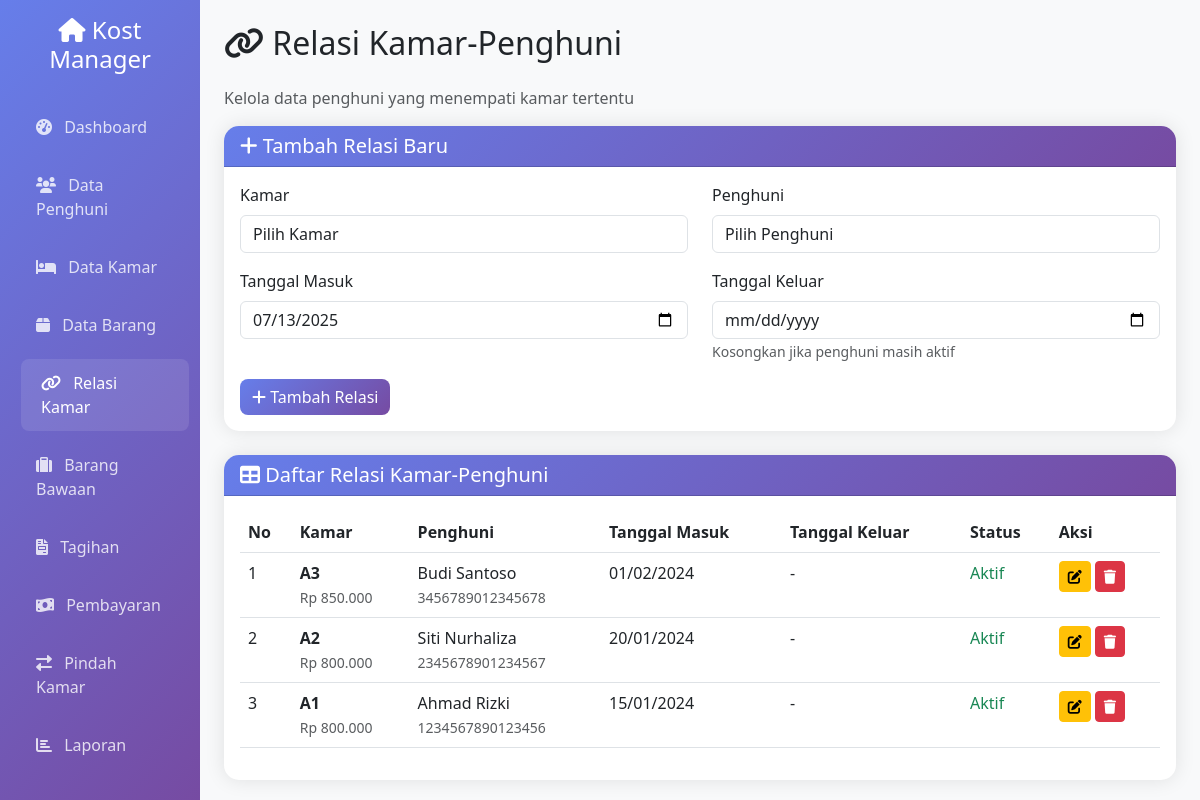
Page /relasi_kamar.php on the committed database.
### tables this page shows
CREATE TABLE IF NOT EXISTS tb_kmr_penghuni (
    id INT AUTO_INCREMENT PRIMARY KEY,
    id_kamar INT NOT NULL,
    id_penghuni INT NOT NULL,
    tgl_masuk DATE NOT NULL,
    tgl_keluar DATE NULL,
    created_at TIMESTAMP DEFAULT CURRENT_TIMESTAMP,
    updated_at TIMESTAMP DEFAULT CURRENT_TIMESTAMP ON UPDATE CURRENT_TIMESTAMP,
    FOREIGN KEY (id_kamar) REFERENCES tb_kamar(id) ON DELETE CASCADE,
    FOREIGN KEY (id_penghuni) REFERENCES tb_penghuni(id) ON DELETE CASCADE
);

CREATE TABLE IF NOT EXISTS tb_kamar (
    id INT AUTO_INCREMENT PRIMARY KEY,
    nomor VARCHAR(10) NOT NULL UNIQUE,
    harga DECIMAL(10,2) NOT NULL,
    created_at TIMESTAMP DEFAULT CURRENT_TIMESTAMP,
    updated_at TIMESTAMP DEFAULT CURRENT_TIMESTAMP ON UPDATE CURRENT_TIMESTAMP
);

CREATE TABLE IF NOT EXISTS tb_penghuni (
    id INT AUTO_INCREMENT PRIMARY KEY,
    nama VARCHAR(100) NOT NULL,
    no_ktp VARCHAR(16) NOT NULL UNIQUE,
    no_hp VARCHAR(15) NOT NULL,
    tgl_masuk DATE NOT NULL,
    tgl_keluar DATE NULL,
    kamar_id INT,
    created_at TIMESTAMP DEFAULT CURRENT_TIMESTAMP,
    updated_at TIMESTAMP DEFAULT CURRENT_TIMESTAMP ON UPDATE CURRENT_TIMESTAMP,
    FOREIGN KEY (kamar_id) REFERENCES tb_kamar(id) ON DELETE SET NULL
);

### relasi_kamar.php (the view, shortened to what this page needs)
<?php
include 'database/config.php';
$edit_data = null;
?>
<!DOCTYPE html>
<html lang="id">
<head>
    <link href="https://cdn.jsdelivr.net/npm/bootstrap@5.3.0/dist/css/bootstrap.min.css" rel="stylesheet">
    <link href="https://cdnjs.cloudflare.com/ajax/libs/font-awesome/6.0.0/css/all.min.css" rel="stylesheet">
</head>
<body>
    <div class="container-fluid">
        <div class="row">
            <div class="col-md-3 col-lg-2 px-0">
                <div class="sidebar p-3">
                    <div class="text-center mb-4">
                        <h4 class="text-white"><i class="fas fa-home"></i> Kost Manager</h4>
                    </div>
                    <nav class="nav flex-column">
                        <a class="nav-link" href="index.php">
                            <i class="fas fa-tachometer-alt me-2"></i> Dashboard
                        </a>
                        <a class="nav-link" href="penghuni.php">
                            <i class="fas fa-users me-2"></i> Data Penghuni
                        </a>
                        <a class="nav-link" href="kamar.php">
                            <i class="fas fa-bed me-2"></i> Data Kamar
                        </a>
                        <a class="nav-link" href="barang.php">
                            <i class="fas fa-box me-2"></i> Data Barang
                        </a>
                        <a class="nav-link active" href="relasi_kamar.php">
                            <i class="fas fa-link me-2"></i> Relasi Kamar
                        </a>
                        <a class="nav-link" href="barang_bawaan.php">
                            <i class="fas fa-suitcase me-2"></i> Barang Bawaan
                        </a>
                        <a class="nav-link" href="tagihan.php">
                            <i class="fas fa-file-invoice me-2"></i> Tagihan
                        </a>
                        <a class="nav-link" href="pembayaran.php">
                            <i class="fas fa-money-bill-wave me-2"></i> Pembayaran
                        </a>
                        <a class="nav-link" href="pindah_kamar.php">
                            <i class="fas fa-exchange-alt me-2"></i> Pindah Kamar
                        </a>
                        <a class="nav-link" href="laporan.php">
                            <i class="fas fa-chart-bar me-2"></i> Laporan
                        </a>
                    </nav>
                </div>
            </div>
            <div class="col-md-9 col-lg-10 main-content p-4">
                <div class="row">
                    <div class="col-12">
                        <h2 class="mb-4"><i class="fas fa-link"></i> Relasi Kamar-Penghuni</h2>
                        <p class="text-muted">Kelola data penghuni yang menempati kamar tertentu</p>
                    </div>
                </div>
                <div class="card mb-4">
                    <div class="card-header">
                        <h5 class="mb-0">
                            <i class="fas fa-plus"></i>
                            <?php echo $edit_data ? 'Edit Relasi Kamar-Penghuni' : 'Tambah Relasi Baru'; ?>
                        </h5>
                    </div>
                    <div class="card-body">
                        <form method="POST">
                            <div class="row">
                                <div class="col-md-6">
                                    <div class="mb-3">
                                        <label for="id_kamar" class="form-label">Kamar</label>
                                        <select class="form-control" id="id_kamar" name="id_kamar" required>
                                            <option value="">Pilih Kamar</option>
                                        </select>
                                    </div>
                                </div>
                                <div class="col-md-6">
                                    <div class="mb-3">
                                        <label for="id_penghuni" class="form-label">Penghuni</label>
                                        <select class="form-control" id="id_penghuni" name="id_penghuni" required>
                                            <option value="">Pilih Penghuni</option>
                                        </select>
                                    </div>
                                </div>
                            </div>
                            <div class="row">
                                <div class="col-md-6">
                                    <div class="mb-3">
                                        <label for="tgl_masuk" class="form-label">Tanggal Masuk</label>
                                        <input type="date" class="form-control" id="tgl_masuk" name="tgl_masuk"
                                               value="<?php echo $edit_data ? $edit_data['tgl_masuk'] : date('Y-m-d'); ?>" required>
                                    </div>
                                </div>
                                <div class="col-md-6">
                                    <div class="mb-3">
                                        <label for="tgl_keluar" class="form-label">Tanggal Keluar</label>
                                        <input type="date" class="form-control" id="tgl_keluar" name="tgl_keluar"
                                               value="<?php echo $edit_data ? $edit_data['tgl_keluar'] : ''; ?>">
                                        <small class="form-text text-muted">Kosongkan jika penghuni masih aktif</small>
                                    </div>
                                </div>
                            </div>
                            <div class="d-flex gap-2">
                                <?php if ($edit_data): ?>
                                    <button type="submit" name="update" class="btn btn-primary">
                                        <i class="fas fa-save"></i> Update Data
                                    </button>
                                    <a href="relasi_kamar.php" class="btn btn-secondary">
                                        <i class="fas fa-times"></i> Batal
                                    </a>
                                <?php else: ?>
                                    <button type="submit" name="tambah" class="btn btn-primary">
                                        <i class="fas fa-plus"></i> Tambah Relasi
                                    </button>
                                <?php endif; ?>
                            </div>
                        </form>
                    </div>
                </div>
                <div class="card">
                    <div class="card-header">
                        <h5 class="mb-0"><i class="fas fa-table"></i> Daftar Relasi Kamar-Penghuni</h5>
                    </div>
                    <div class="card-body">
                        <div class="table-responsive">
                            <table class="table table-hover">
                                <thead>
                                    <tr>
                                        <th>No</th>
                                        <th>Kamar</th>
                                        <th>Penghuni</th>
                                        <th>Tanggal Masuk</th>
                                        <th>Tanggal Keluar</th>
                                        <th>Status</th>
                                        <th>Aksi</th>
                                    </tr>
                                </thead>
                                <tbody>
                                    <?php
                                    $query = "SELECT kp.*, k.nomor as nomor_kamar, k.harga, p.nama as nama_penghuni, p.no_ktp
                                             FROM tb_kmr_penghuni kp
                                             INNER JOIN tb_kamar k ON kp.id_kamar = k.id
                                             INNER JOIN tb_penghuni p ON kp.id_penghuni = p.id
                                             ORDER BY kp.tgl_masuk DESC";
                                    $result = mysqli_query($conn, $query);
                                    $no = 1;
                                    while ($row = mysqli_fetch_assoc($result)) {
                                        $status = $row['tgl_keluar'] ? 'Keluar' : 'Aktif';
                                        $status_class = $status == 'Aktif' ? 'text-success' : 'text-danger';
                                        echo "<tr>";
                                        echo "<td>" . $no++ . "</td>";
                                        echo "<td><strong>" . htmlspecialchars($row['nomor_kamar']) . "</strong><br>";
                                        echo "<small class='text-muted'>Rp " . number_format($row['harga'], 0, ',', '.') . "</small></td>";
                                        echo "<td>" . htmlspecialchars($row['nama_penghuni']) . "<br>";
                                        echo "<small class='text-muted'>" . $row['no_ktp'] . "</small></td>";
                                        echo "<td>" . date('d/m/Y', strtotime($row['tgl_masuk'])) . "</td>";
                                        echo "<td>" . ($row['tgl_keluar'] ? date('d/m/Y', strtotime($row['tgl_keluar'])) : '-') . "</td>";
                                        echo "<td><span class='$status_class'>$status</span></td>";
                                        echo "<td>";
                                        echo "<a href='?edit=" . $row['id'] . "' class='btn btn-sm btn-warning me-1'><i class='fas fa-edit'></i></a>";
                                        echo "<a href='?hapus=" . $row['id'] . "' class='btn btn-sm btn-danger' onclick='return confirm(\"Yakin ingin menghapus data ini?\")'><i class='fas fa-trash'></i></a>";
                                        echo "</td>";
                                        echo "</tr>";
                                    }
                                    ?>
                                </tbody>
                            </table>
                        </div>
                    </div>
                </div>
            </div>
        </div>
    </div>
</body>
</html>

### relasi_kamar.php (style rules this page uses)
.sidebar { min-height: 100vh; background: linear-gradient(135deg, #667eea 0%, #764ba2 100%); }
.sidebar .nav-link { color: rgba(255,255,255,0.8); padding: 12px 20px; margin: 5px 0; border-radius: 8px; transition: all 0.3s; }
.sidebar .nav-link:hover, .sidebar .nav-link.active { color: white; background: rgba(255,255,255,0.1); transform: translateX(5px); }
.main-content { background-color: #f8f9fa; min-height: 100vh; }
.card { border: none; border-radius: 15px; box-shadow: 0 0 20px rgba(0,0,0,0.1); }
.card-header { background: linear-gradient(135deg, #667eea 0%, #764ba2 100%); color: white; border-radius: 15px 15px 0 0 !important; }
.btn-primary { background: linear-gradient(135deg, #667eea 0%, #764ba2 100%); border: none; border-radius: 8px; }

### rows in the picture
tb_kmr_penghuni: id_kamar.nomor "A3", id_kamar.harga "850.000", id_penghuni.nama "Budi Santoso", id_penghuni.no_ktp "3456789012345678", tgl_masuk "01/02/2024", tgl_keluar "Aktif"
tb_kmr_penghuni: id_kamar.nomor "A2", id_kamar.harga "800.000", id_penghuni.nama "Siti Nurhaliza", id_penghuni.no_ktp "2345678901234567", tgl_masuk "20/01/2024", tgl_keluar "Aktif"
tb_kmr_penghuni: id_kamar.nomor "A1", id_kamar.harga "800.000", id_penghuni.nama "Ahmad Rizki", id_penghuni.no_ktp "1234567890123456", tgl_masuk "15/01/2024", tgl_keluar "Aktif"
